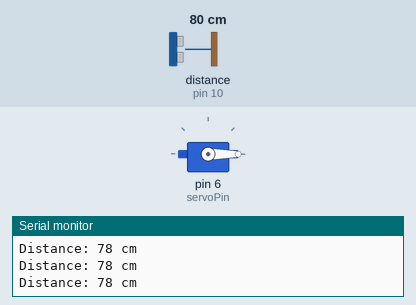
Recording of a sketch running on a simulated Arduino Uno, built with avr-gcc and run on an emulated ATmega328P. On the bench: servo, the last lines printed to the serial monitor. Wiring (inferred from the names in the program): ultrasonic range finder: trigger pin 9; echo pin 10. Inputs (shaded band) come from the test bench; at power-on: distance to the obstacle (sensor on pin 10) 80 cm. The echo pulse lasts 58.3 µs per cm.

Above: at 1.2 s.
1.3 s: distance to the obstacle (sensor on pin 10) set to 23 cm
2.8 s: distance to the obstacle (sensor on pin 10) set to 19 cm
At 3.6 s:
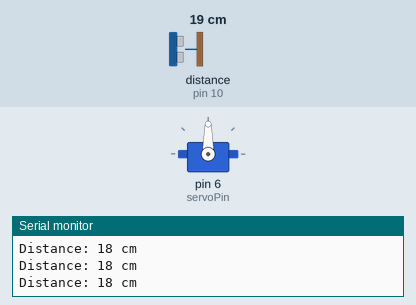
4.3 s: distance to the obstacle (sensor on pin 10) set to 35 cm
At 4.6 s:
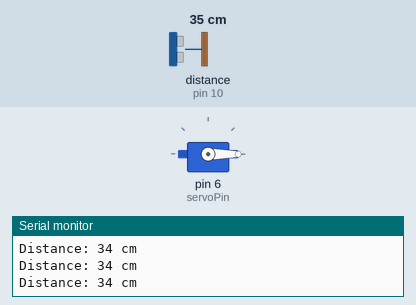
5.8 s: distance to the obstacle (sensor on pin 10) set to 4 cm
At 7.2 s:
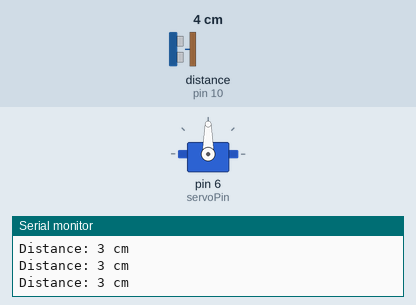
Timing chart, 0 to 8.3 s (numbered marks = the images above; inputs shaded):
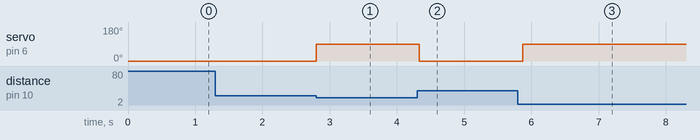

The sketch:

sketch_dec24a_servo.ino
```cpp
#include <Servo.h>

// Définition des broches
const int trigPin = 9;
const int echoPin = 10;
const int servoPin = 6;

Servo monServo;

void setup() {
  pinMode(trigPin, OUTPUT);
  pinMode(echoPin, INPUT);
  monServo.attach(servoPin);

  Serial.begin(9600); // Pour voir la distance sur le moniteur série
  monServo.write(0);  // Position initiale
}

void loop() {
  // 1. Mesure de la distance
  digitalWrite(trigPin, LOW);
  delayMicroseconds(2);
  digitalWrite(trigPin, HIGH);
  delayMicroseconds(10);
  digitalWrite(trigPin, LOW);

  long duree = pulseIn(echoPin, HIGH);
  int distance = duree * 0.034 / 2; // Calcul de la distance en cm

  // 2. Logique du servo
  if (distance > 0 && distance < 20) {
    monServo.write(90); // Action : tourne à 90 degrés
  } else {
    monServo.write(0);  // Repos : revient à 0 degré
  }

  // Affichage pour le débogage
  Serial.print("Distance: ");
  Serial.print(distance);
  Serial.println(" cm");

  delay(100); // Petite pause pour la stabilité
}
```

Measured:
- the behaviour switches between 21 and 20 cm on distance to the obstacle (sensor on pin 10) (found by bisection; images 0 and 1)
- after the input at 2.8 s, servo on pin 6 (servoPin): 0° → 90° at once
- after the input at 4.3 s, servo on pin 6 (servoPin): 90° → 0° at once
- after the input at 5.8 s, servo on pin 6 (servoPin): 0° → 90° after 0.07 s
